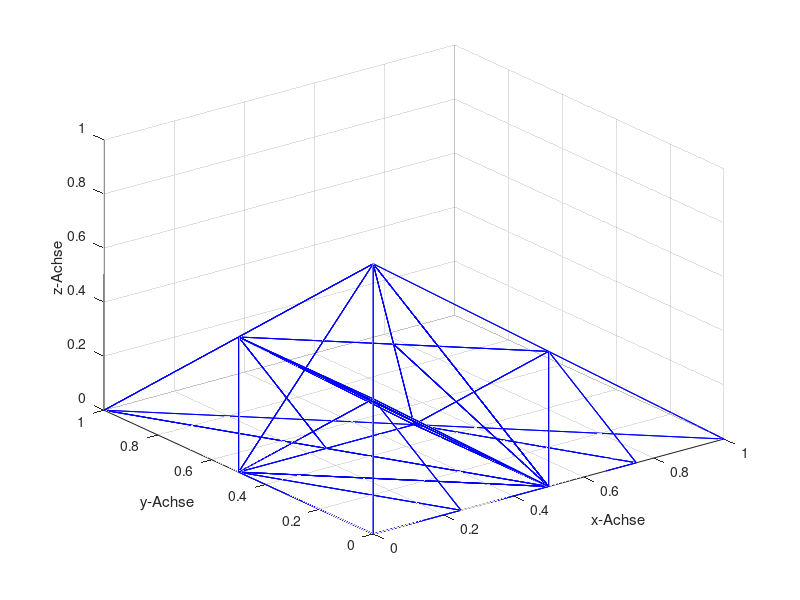

Recreate this plot in MATLAB.
% An M-File to postprocess data written by STASL
% Visualization in 3D
% j. behrens 10/96
%
% clear old data structures and initialize
clear;
  colormap(hsv)
  brighten(0.8)
%
% open file and read data
disp('reading data ...');
iou = fopen('3dinfile.dat');
RAW = fscanf(iou,'%f %f %f %f %f %f %f %f %f %d',[10,inf]);
stat = fclose(iou);
disp('... done, now processing grid ...');
%
% determine sizes
m= size(RAW,2);
%
% loop through elements
for i=1:m,
  for j=1:3,
    XX(j,i)= RAW(j,i);
    YY(j,i)= RAW(j+3,i);
    ZZ(j,i)= RAW(j+6,i);
  end
  XX(4,i)= RAW(1,i);
  YY(4,i)= RAW(4,i);
  ZZ(4,i)= RAW(7,i);
  COLOR(i)= RAW(10,i);
end
%
% plot
%if COLOR(1)<0
  plot3(XX,YY,ZZ,'b');
%else
%  fill3(XX,YY,ZZ,COLOR);
%end
xlabel('x-Achse');
ylabel('y-Achse');
zlabel('z-Achse');
hidden off;
grid on;
rotate3d on;
disp('... finished');

